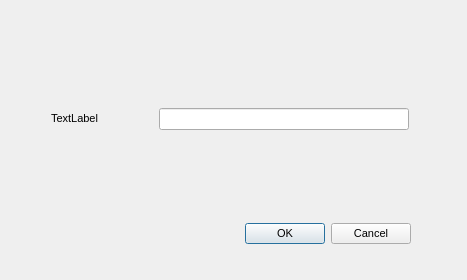
<?xml version="1.0" encoding="UTF-8"?>
<ui version="4.0">
 <class>createDialog</class>
 <widget class="QDialog" name="createDialog">
  <property name="geometry">
   <rect>
    <x>0</x>
    <y>0</y>
    <width>467</width>
    <height>280</height>
   </rect>
  </property>
  <property name="font">
   <font>
    <pointsize>8</pointsize>
   </font>
  </property>
  <property name="windowTitle">
   <string>Create</string>
  </property>
  <widget class="QDialogButtonBox" name="buttonBox">
   <property name="geometry">
    <rect>
     <x>210</x>
     <y>220</y>
     <width>201</width>
     <height>28</height>
    </rect>
   </property>
   <property name="maximumSize">
    <size>
     <width>201</width>
     <height>28</height>
    </size>
   </property>
   <property name="font">
    <font>
     <pointsize>8</pointsize>
     <stylestrategy>PreferAntialias</stylestrategy>
     <kerning>true</kerning>
    </font>
   </property>
   <property name="orientation">
    <enum>Qt::Horizontal</enum>
   </property>
   <property name="standardButtons">
    <set>QDialogButtonBox::Cancel|QDialogButtonBox::Ok</set>
   </property>
  </widget>
  <widget class="QWidget" name="">
   <property name="geometry">
    <rect>
     <x>50</x>
     <y>50</y>
     <width>360</width>
     <height>138</height>
    </rect>
   </property>
   <layout class="QHBoxLayout" name="horizontalLayout">
    <item>
     <widget class="QLabel" name="piclabel">
      <property name="minimumSize">
       <size>
        <width>101</width>
        <height>101</height>
       </size>
      </property>
      <property name="maximumSize">
       <size>
        <width>101</width>
        <height>101</height>
       </size>
      </property>
      <property name="font">
       <font>
        <pointsize>8</pointsize>
        <stylestrategy>PreferAntialias</stylestrategy>
       </font>
      </property>
      <property name="text">
       <string>TextLabel</string>
      </property>
     </widget>
    </item>
    <item>
     <widget class="QLineEdit" name="createlineEdit">
      <property name="minimumSize">
       <size>
        <width>250</width>
        <height>0</height>
       </size>
      </property>
      <property name="maximumSize">
       <size>
        <width>200</width>
        <height>16777215</height>
       </size>
      </property>
     </widget>
    </item>
   </layout>
  </widget>
 </widget>
 <resources/>
 <connections>
  <connection>
   <sender>buttonBox</sender>
   <signal>accepted()</signal>
   <receiver>createDialog</receiver>
   <slot>accept()</slot>
   <hints>
    <hint type="sourcelabel">
     <x>248</x>
     <y>254</y>
    </hint>
    <hint type="destinationlabel">
     <x>157</x>
     <y>274</y>
    </hint>
   </hints>
  </connection>
  <connection>
   <sender>buttonBox</sender>
   <signal>rejected()</signal>
   <receiver>createDialog</receiver>
   <slot>reject()</slot>
   <hints>
    <hint type="sourcelabel">
     <x>316</x>
     <y>260</y>
    </hint>
    <hint type="destinationlabel">
     <x>286</x>
     <y>274</y>
    </hint>
   </hints>
  </connection>
 </connections>
</ui>
